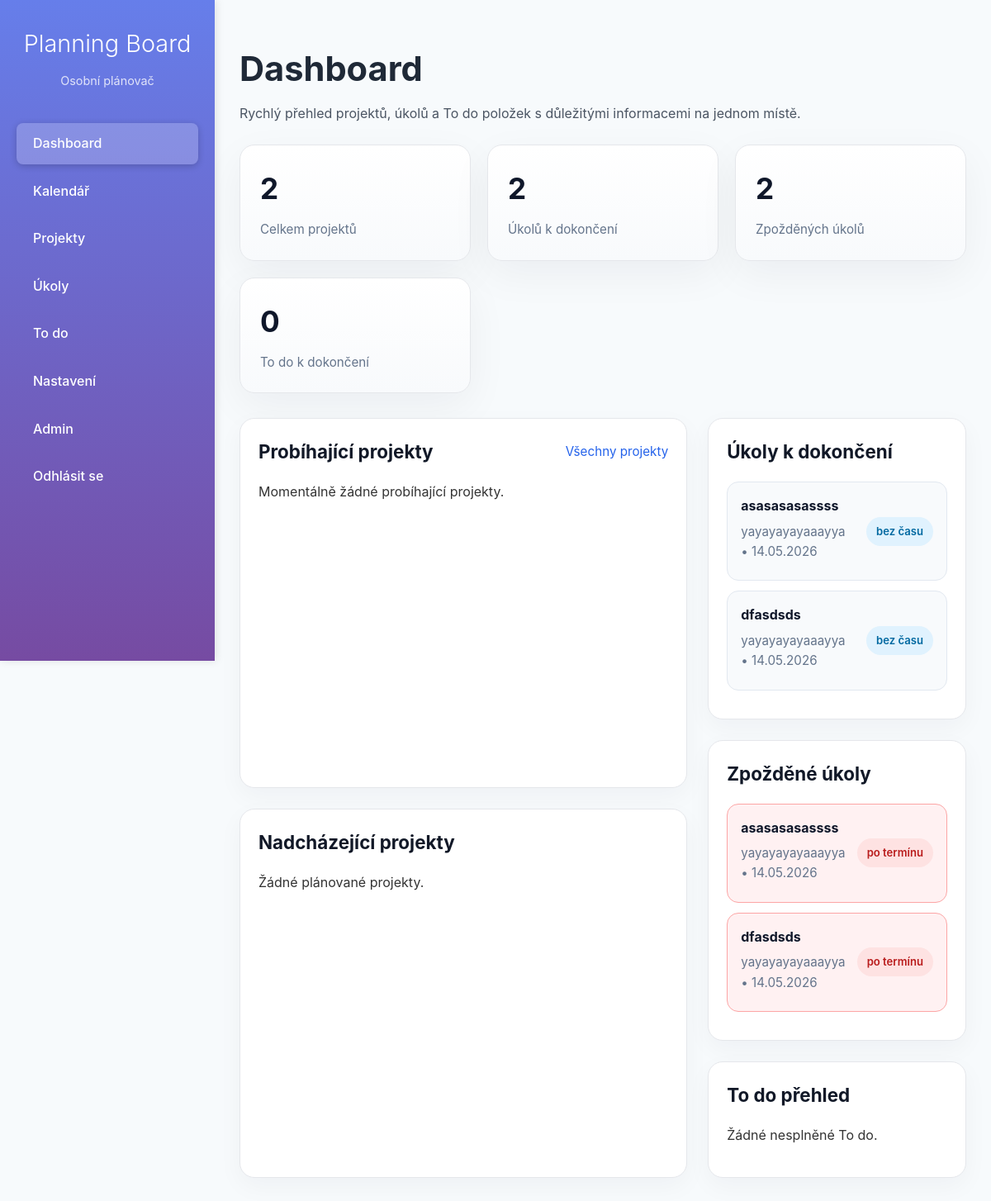
Page /tasks/ (signed in) on the committed database.
### tasks/models.py (models this page shows, shortened)
class Task(models.Model):
    PRIORITY_HIGH = 1
    PRIORITY_MEDIUM = 2
    PRIORITY_LOW = 3
    PRIORITY_CHOICES = [
        (PRIORITY_HIGH, "Vysoká"),
        (PRIORITY_MEDIUM, "Střední"),
        (PRIORITY_LOW, "Nízká"),
    ]
    project = models.ForeignKey(Project, on_delete=models.CASCADE, related_name="tasks")
    user = models.ForeignKey(User, on_delete=models.CASCADE)
    title = models.CharField(max_length=255)
    description = models.TextField(blank=True)
    date = models.DateField()
    start_time = models.TimeField(null=True, blank=True)
    end_time = models.TimeField(null=True, blank=True)
    priority = models.IntegerField(choices=PRIORITY_CHOICES, default=PRIORITY_MEDIUM)
    completed = models.BooleanField(default=False)
    created_at = models.DateTimeField(auto_now_add=True)

class Project(models.Model):
    user = models.ForeignKey(User, on_delete=models.CASCADE)
    title = models.CharField(max_length=200)
    description = models.TextField(blank=True)
    start_date = models.DateField()
    end_date = models.DateField()
    calendar = models.ForeignKey(Calendar, on_delete=models.CASCADE)
    completed = models.BooleanField(default=False)

### tasks/views.py (the view)
# urls.py: path("", views.dashboard, name="dashboard"),
@login_required
def dashboard(request):
    user = request.user
    calendar = Calendar.objects.filter(user=user).first()
    if not calendar:
        calendar = Calendar.objects.create(user=user, field="Můj kalendář")
    total_projects = Project.objects.filter(user=user).count()
    total_tasks = Task.objects.filter(user=user).count()
    completed_tasks = Task.objects.filter(user=user, completed=True).count()
    pending_tasks = total_tasks - completed_tasks
    total_todos = Todo.objects.filter(user=user).count()
    completed_todos = Todo.objects.filter(user=user, completed=True).count()
    pending_todos = total_todos - completed_todos
    week_ago = timezone.now() - timedelta(days=7)
    recent_tasks = Task.objects.filter(
        user=user,
        created_at__gte=week_ago
    ).order_by('-created_at')[:5]
    today_tasks = Task.objects.filter(
        user=user,
        date=date.today()
    ).order_by('start_time')
    today_todos = Todo.objects.filter(
        user=user,
        due_date=date.today()
    ).order_by('created_at')
    current_projects = Project.objects.filter(
        user=user,
        start_date__lte=date.today(),
        end_date__gte=date.today()
    ).order_by('end_date')
    upcoming_projects = Project.objects.filter(
        user=user,
        start_date__gt=date.today()
    ).order_by('start_date')
    overdue_projects = Project.objects.filter(
        user=user,
        end_date__lt=date.today()
    ).order_by('-end_date')
    pending_tasks_list = Task.objects.filter(
        user=user,
        completed=False,
        project__completed=False
    ).order_by('date', 'start_time')[:6]
    overdue_tasks = Task.objects.filter(
        user=user,
        completed=False,
        project__completed=False,
        date__lt=date.today()
    ).order_by('date', 'start_time')[:6]
    recent_completed_tasks = Task.objects.filter(
        user=user,
        completed=True
    ).order_by('-date')[:6]
    todo_pending = Todo.objects.filter(
        user=user,
        completed=False
    ).order_by('due_date')[:6]
    todo_completed = Todo.objects.filter(
        user=user,
        completed=True
    ).order_by('-due_date')[:6]
    context = {
        'calendar': calendar,
        'total_projects': total_projects,
        'total_tasks': total_tasks,
        'completed_tasks': completed_tasks,
        'pending_tasks': pending_tasks,
        'overdue_tasks': overdue_tasks.count(),
        'total_todos': total_todos,
        'completed_todos': completed_todos,
        'pending_todos': pending_todos,
        'recent_tasks': recent_tasks,
        'today_tasks': today_tasks,
        'current_projects': current_projects,
        'upcoming_projects': upcoming_projects,
        'overdue_projects': overdue_projects,
        'pending_tasks_list': pending_tasks_list,
        'overdue_tasks_list': overdue_tasks,
        'recent_completed_tasks': recent_completed_tasks,
        'todo_pending': todo_pending,
        'todo_completed': todo_completed,
        'today_todos': today_todos,
    }
    return render(request, "tasks/dashboard.html", context)

### tasks/templates/tasks/dashboard.html (shortened to what this page needs)
{% extends "base.html" %}
{% block content %}
<div class="dashboard">
    <div class="dashboard-header">
        <div>
            <h1>Dashboard</h1>
            <p>Rychlý přehled projektů, úkolů a To do položek s důležitými informacemi na jednom místě.</p>
        </div>
    </div>
    <div class="stats-grid">
        <div class="stat-card">
            <h3>{{ total_projects }}</h3>
            <p>Celkem projektů</p>
        </div>
        <div class="stat-card">
            <h3>{{ pending_tasks }}</h3>
            <p>Úkolů k dokončení</p>
        </div>
        <div class="stat-card">
            <h3>{{ overdue_tasks }}</h3>
            <p>Zpožděných úkolů</p>
        </div>
        <div class="stat-card">
            <h3>{{ pending_todos }}</h3>
            <p>To do k dokončení</p>
        </div>
    </div>
    <div class="dashboard-content">
        <div class="main-column">
            <div class="section section-panel">
                <div class="section-title-row">
                    <h2>Probíhající projekty</h2>
                    <a href="{% url 'tasks:project_list' %}" class="small-link">Všechny projekty</a>
                </div>
                {% if current_projects %}
                    <div class="project-grid">
                        {% for project in current_projects %}
                            <div class="project-card project-card-large">
                                <div class="project-card-header">
                                    <h3><a href="{% url 'tasks:project_detail' project.pk %}">{{ project.title }}</a></h3>
                                    <span class="project-badge">{{ project.remaining_days }} dní zbývá</span>
                                </div>
                                <p>{{ project.description|truncatechars:120|default:"Bez popisu" }}</p>
                                <div class="project-meta-row">
                                    <span>Začátek: {{ project.start_date|date:"d.m.Y" }}</span>
                                    <span>Konec: {{ project.end_date|date:"d.m.Y" }}</span>
                                </div>
                            </div>
                        {% endfor %}
                    </div>
                {% else %}
                    <p>Momentálně žádné probíhající projekty.</p>
                {% endif %}
            </div>
            <div class="section section-panel">
                <div class="section-title-row">
                    <h2>Nadcházející projekty</h2>
                </div>
                {% if upcoming_projects %}
                    <div class="project-grid">
                        {% for project in upcoming_projects %}
                            <div class="project-card project-card-small">
                                <h4><a href="{% url 'tasks:project_detail' project.pk %}">{{ project.title }}</a></h4>
                                <p>{{ project.description|truncatechars:100|default:"Bez popisu" }}</p>
                                <div class="project-meta-row">
                                    <span>Začíná: {{ project.start_date|date:"d.m.Y" }}</span>
                                    <span>Konec: {{ project.end_date|date:"d.m.Y" }}</span>
                                </div>
                            </div>
                        {% endfor %}
                    </div>
                {% else %}
                    <p>Žádné plánované projekty.</p>
                {% endif %}
            </div>
        </div>
        <aside class="side-column">
            <div class="section section-panel">
                <div class="section-title-row">
                    <h2>Úkoly k dokončení</h2>
                </div>
                {% if pending_tasks_list %}
                    <ul class="task-list">
                        {% for task in pending_tasks_list %}
                            <li class="task-item{% if task.completed %} completed{% endif %}">
                                <div class="task-info">
                                    <h4>{{ task.title }}</h4>
                                    <p>{{ task.project.title }} • {{ task.date|date:"d.m.Y" }}</p>
                                </div>
                                <span class="task-chip">{% if task.start_time %}{{ task.start_time }}{% else %}bez času{% endif %}</span>
                            </li>
                        {% endfor %}
                    </ul>
                {% else %}
                    <p>Momentálně žádné úkoly k dokončení.</p>
                {% endif %}
            </div>
            <div class="section section-panel">
                <div class="section-title-row">
                    <h2>Zpožděné úkoly</h2>
                </div>
                {% if overdue_tasks_list %}
                    <ul class="task-list">
                        {% for task in overdue_tasks_list %}
                            <li class="task-item overdue">
                                <div class="task-info">
                                    <h4>{{ task.title }}</h4>
                                    <p>{{ task.project.title }} • {{ task.date|date:"d.m.Y" }}</p>
                                </div>
                                <span class="task-chip overdue-chip">po termínu</span>
                            </li>
                        {% endfor %}
                    </ul>
                {% else %}
                    <p>Žádné zpožděné úkoly.</p>
                {% endif %}
            </div>
            <div class="section section-panel">
                <div class="section-title-row">
                    <h2>To do přehled</h2>
                </div>
                {% if todo_pending %}
                    <ul class="task-list">
                        {% for todo in todo_pending %}
                            <li class="task-item{% if todo.completed %} completed{% endif %}">
                                <div class="task-info">
                                    <h4>{{ todo.title }}</h4>
                                    <p>{{ todo.description|truncatechars:60 }}</p>
                                    <small>Termín: {{ todo.due_date|date:"d.m.Y" }}</small>
                                </div>
                            </li>
                        {% endfor %}
                    </ul>
                {% else %}
                    <p>Žádné nesplněné To do.</p>
                {% endif %}
            </div>
        </aside>
    </div>
</div>
{% endblock %}

### tasks/static/tasks/style.css (style rules this page uses)
body { margin: 0; font-family: Arial, sans-serif; }

### templates/base.html (style rules this page uses)
* { box-sizing: border-box; }
body { margin: 0; font-family: -apple-system, BlinkMacSystemFont, 'Segoe UI', Roboto, 'Helvetica Neue', Arial, sans-serif; background: #f7fafc; color: #333; line-height: 1.6; }

### tasks/templates/tasks/dashboard.html (style rules this page uses)
.dashboard { max-width: 1280px; margin: 0 auto; padding: 20px 0; }
.dashboard-header { margin-bottom: 25px; }
.dashboard-header h1 { margin: 0 0 8px 0; font-size: 2.6rem; color: #1f2937; }
.dashboard-header p { margin: 0; color: #4b5563; font-size: 1rem; }
.stats-grid { display: grid; grid-template-columns: repeat(auto-fit, minmax(220px, 1fr)); gap: 20px; margin-bottom: 30px; }
.stat-card { background: linear-gradient(180deg, #ffffff 0%, #f8fafc 100%); padding: 24px; border-radius: 18px; border: 1px solid #e5e7eb; box-shadow: 0 16px 50px rgba(15, 23, 42, 0.05); }
.stat-card h3 { margin: 0 0 10px 0; font-size: 2.2rem; color: #0f172a; }
.stat-card p { margin: 0; color: #64748b; font-size: 0.95rem; }
.dashboard-content { display: grid; grid-template-columns: 2.2fr 1fr; gap: 25px; }
.main-column, .side-column { display: grid; gap: 25px; }
.section { background: white; border-radius: 18px; border: 1px solid #e5e7eb; padding: 22px; box-shadow: 0 10px 30px rgba(15, 23, 42, 0.04); }
.section-title-row { display: flex; justify-content: space-between; align-items: center; margin-bottom: 18px; }
.section h2 { margin: 0; font-size: 1.4rem; color: #111827; }
.small-link { color: #2563eb; text-decoration: none; font-size: 0.95rem; }
.task-list, .todo-list { list-style: none; padding: 0; margin: 0; }
.task-item { display: flex; justify-content: space-between; align-items: center; gap: 14px; padding: 16px; margin-bottom: 12px; background: #f8fafc; border-radius: 14px; border: 1px solid #e2e8f0; }
.task-item.overdue { border-color: #fca5a5; background: #fff1f2; }
.task-info h4, .todo-info h4 { margin: 0 0 6px 0; font-size: 1rem; color: #0f172a; }
.task-info p, .todo-info p { margin: 0 0 6px 0; color: #64748b; font-size: 0.95rem; }
.task-chip, .overdue-chip { white-space: nowrap; font-size: 0.82rem; font-weight: 600; padding: 7px 12px; border-radius: 9999px; }
.task-chip { background: #e0f2fe; color: #0369a1; }
.overdue-chip { background: #fee2e2; color: #b91c1c; }

### rows in the picture
Task: title "asasasasassss", project "yayayayayaaayya", date "14.05.2026", shows "bez času"
Task: title "dfasdsds", project "yayayayayaaayya", date "14.05.2026", shows "bez času"

### other values in the picture
{{ total_projects }} "2"
{{ pending_tasks }} "2"
{{ overdue_tasks }} "2"
{{ pending_todos }} "0"
